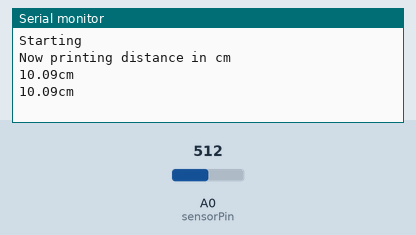
Recording of a sketch running on a simulated Arduino Uno, built with avr-gcc and run on an emulated ATmega328P. Shown: the last lines printed to the serial monitor. Inputs (shaded band) come from the test bench; at power-on: A0 (sensorPin) = 512.

Above: at 1.8 s.
1.9 s: A0 (sensorPin) set to 306
At 2.7 s:
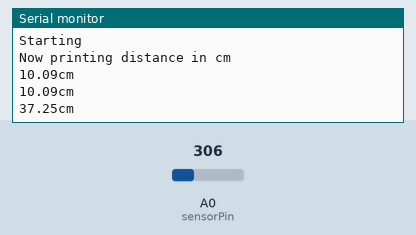
3.4 s: A0 (sensorPin) set to 511
At 4.8 s:
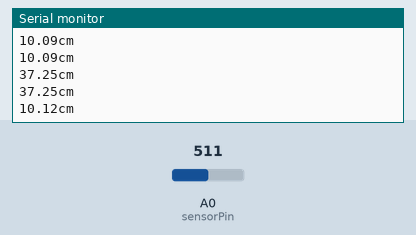
Timing chart, 0 to 6.4 s (numbered marks = the images above; inputs shaded):
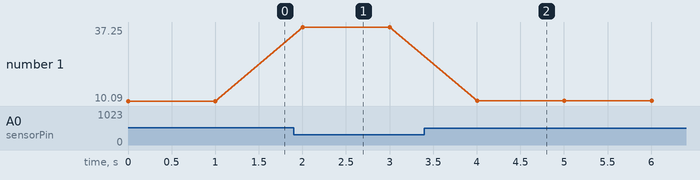

Measured:
- after the input at 1.9 s, the serial monitor: prints a new line after 0.10 s (image 1)
- after the input at 3.4 s, the serial monitor: prints a new line after 0.60 s (image 2)
- plotted number 1: 10.09 → 37.25 after the input at 1.9 s, 37.25 → 10.12 after the input at 3.4 s

The sketch:

prox.ino
```cpp
#define sensorPin A0
float proxValue = 0;
float const SCALAR = 1;

void setup() {
  Serial.begin(115200);
  pinMode(sensorPin, INPUT);
  Serial.println("Starting");
  Serial.println("Now printing distance in cm");
}

void loop() {
  proxValue = analogRead(A0);
  if (proxValue >= 280 && proxValue <= 512) {
    Serial.print(analogToCM(proxValue));
    Serial.println("cm");
  delay(1000);
  }
}

float analogToCM(float read) {
  return 2850 / (proxValue - 229.5);
}
```
